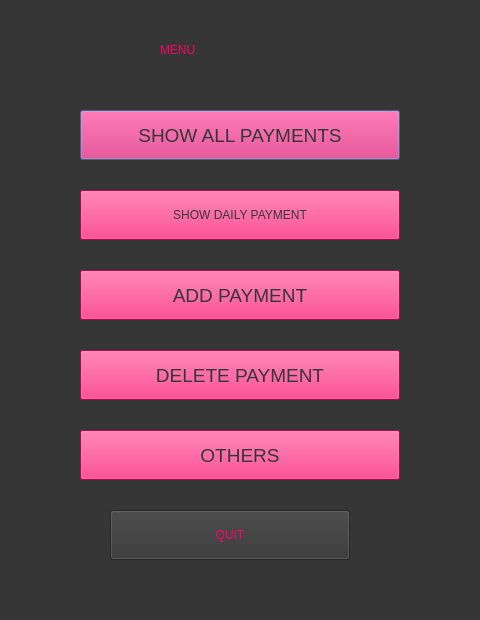
<?xml version="1.0" encoding="UTF-8"?>
<ui version="4.0">
 <class>Dialog</class>
 <widget class="QDialog" name="Dialog">
  <property name="geometry">
   <rect>
    <x>0</x>
    <y>0</y>
    <width>480</width>
    <height>620</height>
   </rect>
  </property>
  <property name="mouseTracking">
   <bool>false</bool>
  </property>
  <property name="windowTitle">
   <string>Dialog</string>
  </property>
  <property name="styleSheet">
   <string notr="true">background-color: rgb(54, 54, 54);</string>
  </property>
  <widget class="QLabel" name="label_menu">
   <property name="geometry">
    <rect>
     <x>160</x>
     <y>20</y>
     <width>160</width>
     <height>60</height>
    </rect>
   </property>
   <property name="styleSheet">
    <string notr="true">color: rgb(255, 0, 102); 
font: 87 28pt &quot;Arial Black&quot;;</string>
   </property>
   <property name="text">
    <string>MENU</string>
   </property>
  </widget>
  <widget class="QPushButton" name="button_show_all_payments">
   <property name="geometry">
    <rect>
     <x>80</x>
     <y>110</y>
     <width>320</width>
     <height>50</height>
    </rect>
   </property>
   <property name="mouseTracking">
    <bool>true</bool>
   </property>
   <property name="autoFillBackground">
    <bool>false</bool>
   </property>
   <property name="styleSheet">
    <string notr="true">font-size:14pt;color:rgb(54,54,54);
font: 75 14pt &quot;Arial&quot;;
background-color: rgb(255,0,102);
font: 87 14pt &quot;Arial Black&quot;;</string>
   </property>
   <property name="text">
    <string>SHOW ALL PAYMENTS</string>
   </property>
   <property name="checkable">
    <bool>false</bool>
   </property>
  </widget>
  <widget class="QLabel" name="label_warning">
   <property name="geometry">
    <rect>
     <x>10</x>
     <y>580</y>
     <width>351</width>
     <height>31</height>
    </rect>
   </property>
   <property name="styleSheet">
    <string notr="true">color:rgb(255,255,255); font: 87 14pt &quot;Arial Black&quot;;</string>
   </property>
   <property name="text">
    <string/>
   </property>
  </widget>
  <widget class="QPushButton" name="button_show_daily_payment">
   <property name="geometry">
    <rect>
     <x>80</x>
     <y>190</y>
     <width>320</width>
     <height>50</height>
    </rect>
   </property>
   <property name="mouseTracking">
    <bool>true</bool>
   </property>
   <property name="autoFillBackground">
    <bool>false</bool>
   </property>
   <property name="styleSheet">
    <string notr="true">color:rgb(54,54,54);
font: 75 14pt &quot;Arial&quot;;
background-color: rgb(255,0,102);
font: 87 14pt &quot;Arial Black&quot;;</string>
   </property>
   <property name="text">
    <string>SHOW DAILY PAYMENT</string>
   </property>
   <property name="checkable">
    <bool>false</bool>
   </property>
  </widget>
  <widget class="QPushButton" name="button_add_payment">
   <property name="geometry">
    <rect>
     <x>80</x>
     <y>270</y>
     <width>320</width>
     <height>50</height>
    </rect>
   </property>
   <property name="mouseTracking">
    <bool>true</bool>
   </property>
   <property name="autoFillBackground">
    <bool>false</bool>
   </property>
   <property name="styleSheet">
    <string notr="true">font-size:14pt;color:rgb(54,54,54);
font: 75 14pt &quot;Arial&quot;;
background-color: rgb(255,0,102);
font: 87 14pt &quot;Arial Black&quot;;</string>
   </property>
   <property name="text">
    <string>ADD PAYMENT</string>
   </property>
   <property name="checkable">
    <bool>false</bool>
   </property>
  </widget>
  <widget class="QPushButton" name="button_delete_payment">
   <property name="geometry">
    <rect>
     <x>80</x>
     <y>350</y>
     <width>320</width>
     <height>50</height>
    </rect>
   </property>
   <property name="mouseTracking">
    <bool>true</bool>
   </property>
   <property name="autoFillBackground">
    <bool>false</bool>
   </property>
   <property name="styleSheet">
    <string notr="true">font-size:14pt;color:rgb(54,54,54);
font: 75 14pt &quot;Arial&quot;;
background-color: rgb(255,0,102);
font: 87 14pt &quot;Arial Black&quot;;</string>
   </property>
   <property name="text">
    <string>DELETE PAYMENT</string>
   </property>
   <property name="checkable">
    <bool>false</bool>
   </property>
  </widget>
  <widget class="QPushButton" name="button_others">
   <property name="geometry">
    <rect>
     <x>80</x>
     <y>430</y>
     <width>320</width>
     <height>50</height>
    </rect>
   </property>
   <property name="mouseTracking">
    <bool>true</bool>
   </property>
   <property name="autoFillBackground">
    <bool>false</bool>
   </property>
   <property name="styleSheet">
    <string notr="true">font-size:14pt;color:rgb(54,54,54);
background-color: rgb(255,0,102);
font: 87 14pt &quot;Arial Black&quot;;</string>
   </property>
   <property name="text">
    <string>OTHERS</string>
   </property>
   <property name="checkable">
    <bool>false</bool>
   </property>
  </widget>
  <widget class="QPushButton" name="button_quit">
   <property name="geometry">
    <rect>
     <x>110</x>
     <y>510</y>
     <width>240</width>
     <height>50</height>
    </rect>
   </property>
   <property name="mouseTracking">
    <bool>true</bool>
   </property>
   <property name="autoFillBackground">
    <bool>false</bool>
   </property>
   <property name="styleSheet">
    <string notr="true">font: 87 14pt &quot;Arial Black&quot;;
color:rgb(255,0,102);</string>
   </property>
   <property name="text">
    <string>QUIT</string>
   </property>
   <property name="checkable">
    <bool>false</bool>
   </property>
  </widget>
 </widget>
 <resources/>
 <connections/>
</ui>
